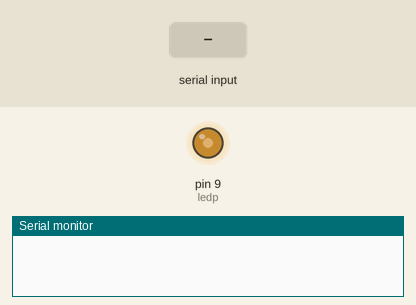
The sketch below on a simulated Arduino Uno, built with avr-gcc and run on an emulated ATmega328P. Shown: output pins drawn as LEDs (lit = HIGH), the last lines printed to the serial monitor. The test bench sets the inputs (shaded band).

Above: at 1.2 s.
1.3 s: "90,45\n" received over Serial
At 1.52 s:
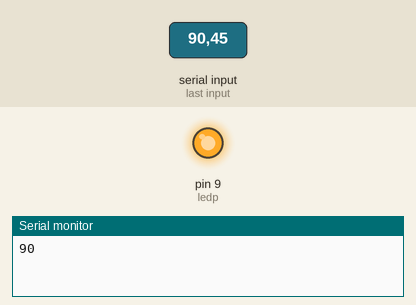
At 1.97 s:
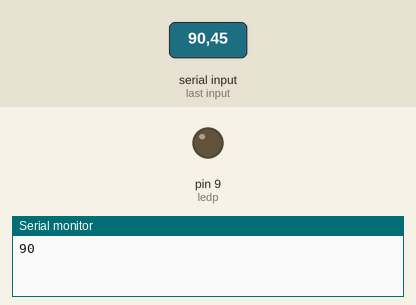
Timing chart, 0 to 10.3 s (numbered marks = the images above; inputs shaded):
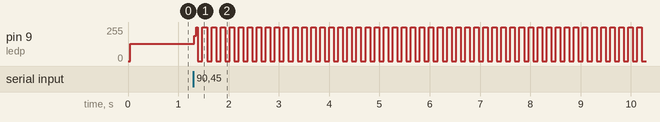

The sketch:

ex4serial2.ino
```cpp
int ledp=9;
int value;
int ledState = LOW;
unsigned long previousMillis = 0;
unsigned long previousMillis1 = 0;
unsigned long timec = 0;
unsigned long period=10000;
void setup() {

  analogReference(DEFAULT);
  pinMode(ledp,OUTPUT);
  Serial.begin(9600);


}

void loop() {

 timec=millis();
 if(Serial.available()>0)
 {

 value=Serial.readStringUntil('\n').toInt();
 Serial.println(value);
 }
 //int x=timec%period;

 if((timec-previousMillis1)==10000)
 {
  Serial.println("Delay:");
  Serial.println(value);
  previousMillis1=timec;

 }


  if (timec - previousMillis >= value) {

    previousMillis = timec;


    if (ledState == LOW) {
      ledState = HIGH;
    } else {
      ledState = LOW;
    }
    digitalWrite(ledp, ledState);
  }


}
```

Measured:
- after the input at 1.3 s, pin 9 (ledp): 128/255 → 189/255 at once, then moves between 0/255 and 255/255, repeating every 0.54 s
